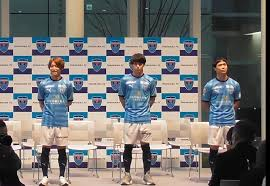
#> input picture datasets/animals/cp/cp_102.jpg, 270 x 186 px; its folder holds only this picture in this run
$ python kNN.py
#> lines starting #> are read from the running program, lines starting #| are printed output that depends on the picture
### datasets/simpledatasetloader.py
# import the necessary packages
import numpy as np
import cv2
import os

class SimpleDatasetLoader:
    def __init__(self, preprocessors=None):
        # Lưu ảnh tiền xử lý
        self.preprocessors = preprocessors

        # Nếu bước tiền xử lý là None thì khởi tạo danh sách rỗng
        if self.preprocessors is None:
            self.preprocessors = []

    def load(self, imagePaths, verbose=-1):
        # Khởi tạo danh sách các đặc trưng và nhãn
#> called with verbose = 500
        data = []
        labels = []

        # Lặp qua tất cả ảnh đầu vào
        for (i, imagePath) in enumerate(imagePaths):
            # Nạp ảnh và trích xuất nhãn từ đường dẫn định dạng
            # /path/to/dataset/{class}/{image}.jpg
            image = cv2.imread(imagePath)       # Tên file ảnh
#> image is the input picture: shape (186, 270, 3); mean B, G, R 114.8, 116, 117.3
            label = imagePath.split(os.path.sep)[-2]    # Tên folder chứa file ảnh

            # check to see if our preprocessors are not None
            if self.preprocessors is not None:
                # Lặp qua tất cả tiền xử lý và áp dụng cho mỗi ảnh
                for p in self.preprocessors:
                    image = p.preprocess(image)
#> this loop made 1 pass
#> pass 1, in load, `image = p.preprocess(image)`:
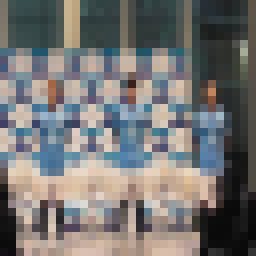
#> image: shape (32, 32, 3) (shown 8 times larger); mean B, G, R 114.8, 116.1, 117.3
            # Mỗi ảnh được xử lý là vector đặc trưng bằng cách
            # cập nhật danh sách dữ liệu cùng với nhãn
            data.append(image)
            labels.append(label)

            # Hiển thị ảnh cập nhật
            if verbose > 0 and i > 0 and (i + 1) % verbose == 0:
               print("[INFO] Đã xử lý {}/{}".format(i + 1,len(imagePaths)))
#> pass 2 of the loop in load, `for (i, imagePath) in enumerate(imagePaths):`:
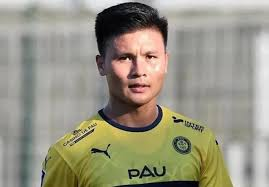
#> input picture datasets/animals/qh/qh_100.jpg, 269 x 187 px
#> in load, image is the input picture: shape (187, 269, 3); mean B, G, R 130.4, 148.4, 152
#> the loop in load, `for p in self.preprocessors:` made 1 pass
#> pass 1, in load, `image = p.preprocess(image)`:
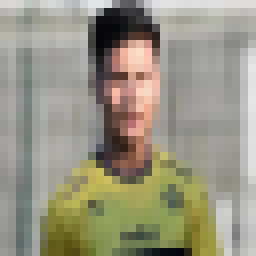
#> image: shape (32, 32, 3) (shown 8 times larger); mean B, G, R 130.4, 148.4, 152.1
                # Trả về dữ liệu kiểu tuple gồm dữ liệu và nhãn
        return (np.array(data), np.array(labels))

### preprocessing/simplepreprocessor.py
# import the necessary packages
import cv2

class SimplePreprocessor:
    def __init__(self, width, height, inter=cv2.INTER_AREA):
# store the target image width, height, and interpolation
# method used when resizing
        self.width = width
        self.height = height
        self.inter = inter

    def preprocess(self, image):
# resize the image to a fixed size, ignoring the aspect
# ratio
        return cv2.resize(image, (self.width, self.height),interpolation=self.inter)

### kNN.py
# import các packages cần thiết
# NeighborsClassifier để triển khai thuật toán k-NN được cung cấp thư viện scikit-learn
from sklearn.neighbors import KNeighborsClassifier
# LabelEncoder, một tiện ích để convert nhãn thành số nguyên
from sklearn.preprocessing import LabelEncoder
# Hàm train_test_split được sử dụng để tách dữ liệu: dữ liệu train và dữ liệu test.
from sklearn.model_selection import train_test_split
# Hàm classification_report để hiển thị kết quả đánh giá hiệu suất của bộ phân loại
from sklearn.metrics import classification_report
# Gọi Bộ tiền xử lý dữ liệu (để chuyển kích thước ảnh về 32 x 32)
from preprocessing import SimplePreprocessor
# Gọi bộ nạp dữ liệu, khai báo tham số verbose=500 cho biết nạp 500 ảnh để xử lý 1 lần
from datasets import SimpleDatasetLoader
from imutils import paths
import pickle  #Thư viện này để làm việc với file định dạng theo pickle (File model đã huấn luyện)

# Lấy danh sách các ảnh trong folder
print("[INFO] Nạp ảnh...")
imagePaths = list(paths.list_images("datasets/animals"))
# Khởi tạo bộ tiền xử lý ảnh và nạp ảnh từ foder, thay đổi kích thước ảnh
sp = SimplePreprocessor(32, 32) # Thiết lập kích thước ảnh 32 x 32
sdl = SimpleDatasetLoader(preprocessors=[sp]) # Tạo bộ nạp dữ liệu ảnh
(data, labels) = sdl.load(imagePaths, verbose=500) #Nạp dữ liệu ảnh (mỗi lần 500 ảnh) đã được gắn nhãn trong "datasets/animals"
data = data.reshape((data.shape[0], 3072)) #Thay đổi cách biểu diễn mảng dữ liệu ảnh

# Hiển thị thông tin bộ nhớ đã dùng
# Dung lượng = (32x32x3) *3000 ảnh = 3072*3000 ~ 9MB
print("[INFO] Dung lượng của bộ nhớ chứa dữ liệu ảnh: {:.1f}MB".format(data.nbytes / (1024 * 1000.0)))
#| [INFO] Dung lượng của bộ nhớ chứa dữ liệu ảnh: 0.0MB

# Chuyển nhãn từ chuỗi sang số nguyễn
le = LabelEncoder()
labels = le.fit_transform(labels)
#> labels = [0, 1]

# Chia dữ liều thành 2 phần: 75% để train và 25% để test
(trainX, testX, trainY, testY) = train_test_split(data, labels,test_size=0.25, random_state=42)
#> trainY = [0]; testY = [1]

# Tạo mô hình (Bộ phân loại k-NN)
print("[INFO] Đánh giá Bộ phân lớp k-NN ...")
#n_neighbors=1, nghĩa là k = 1
model = KNeighborsClassifier(n_neighbors=1)

# Huấn luyện model (bộ phân loại k-NN)
model.fit(trainX, trainY)

#Lưu file model (Bộ phân loại k-NN sau khi huấn luyện)
pickle.dump(model, open("knn.model", 'wb'))

# Đánh giá hiệu suất Bộ phân lớp k-NN và hiển thị kết quả
print(classification_report(testY, model.predict(testX),target_names=le.classes_))
#|               precision    recall  f1-score   support
#|           cp       0.00      0.00      0.00       0.0
#|           qh       0.00      0.00      0.00       1.0
#|     accuracy                           0.00       1.0
#|    macro avg       0.00      0.00      0.00       1.0
#| weighted avg       0.00      0.00      0.00       1.0
